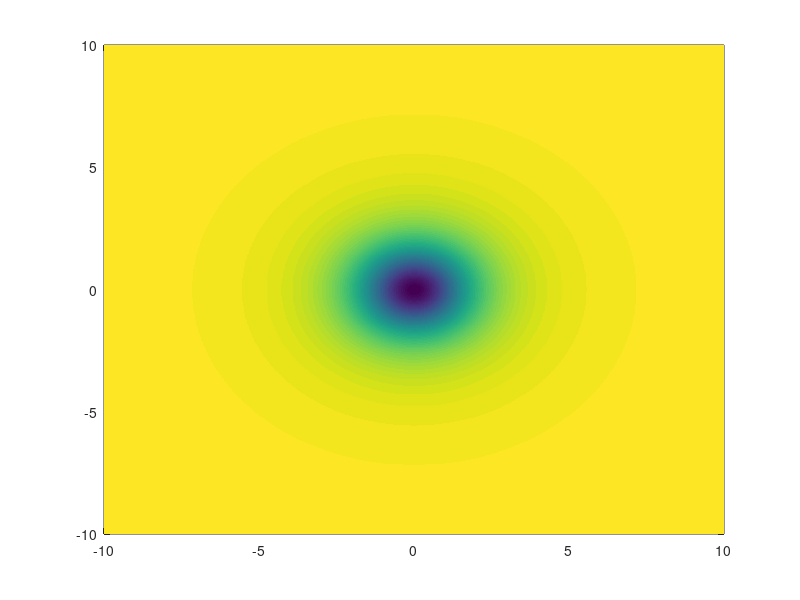

Source code (MATLAB): (Note: this script raises an error after producing the figure.)
% Risolviamo l'equazione di Gross Pitaveskii tramite il metodo di
% Strang Splitting,
% ∂tΨ = (i/2)∇^2Ψ+(i/2)(1-|Ψ|^2)Ψ
% Condizioni al bordo di Neumann omogenee Ψ' = 0
% Condizioni iniziali U0
% Consideriamo un dominio quadrato
clear all
close all

m_x = 1000;
m_y = 1000;
m = m_x;
x_max = 10;
x_min = -10;
y_max = 10;
y_min = -10;
x = linspace(x_min,x_max,m_x);
y = linspace(y_min,y_max,m_y);
[A,B] = meshgrid(x,y);
A = flip(A);
B = flip(B);
% Discretizzazione spaziale analoga per entrambe le dimensioni
h = (x_max-x_min)/(m-1);

% N di livelli massimi
max_n_levels = 2;

%%%%%%%%%%%%%%%%%%%%%%%%%%%%%%%%%%%%%%%%%%%%%%%%%%%%%%%%%%%%%%%%%%%%%%%%%%%%%%
a(1) = 0.340107907001967147606775060166996;
b(1) = (((((722731008*a(1)-326467584)*a(1)-13427712)*a(1)+11551104)*a(1)+...
   834006)*a(1)-12183)/(((((2972712960*a(1)-1362493440)*a(1)-8744960)*...
                          a(1)+19299840)*a(1)+8788080)*a(1)-174580);
a(2) = a(1)*b(1) - 1/4*a(1);
b(2) = ((((737280*a(1)+209920)*a(1)-134720)*a(1)-8960)*b(1)+...
   ((-364544*a(1)+70144)*a(1)+18256)*a(1)+393)/((2457600*a(1)-537600)*...
                                                a(1)-105600);
a(3) = a(1)*(192*b(2)-48*b(1)+16*a(1)+5)/192;
b(3) = ((61440*a(1)-9600)*b(2)+((-30720*a(1)+640)*a(1)+560)*b(1)+(8448*a(1)-...
     1056)*a(1)-21)/(368640*a(1)-92160);
a(4) = a(1)*(4608*b(3)-1152*b(2)+(384*a(1)+120)*b(1)-128*a(1)-7)/4608;
% Condizione iniziale di un vortice stazionario centrato in un punto (x0,y0)
 initial.type = "sin"
x0 = 0; y0 = 0;
initial.x0 = x0;
initial.y0 = y0;
R2 = (A-x0).^2+(B-y0).^2;
rho = (((a(4)*R2+a(3)).*R2+a(2)).*R2+a(1)).*R2./...
       ((((a(4)*R2+b(3)).*R2+b(2)).*R2+b(1)).*R2+1);
psi = sqrt(rho).*exp(-1i*atan2(B-y0,A-x0));
%%%%%%%%%%%%%%%%%%%%%%%%%%%%%%%%%%%%%%%%%%%%%%%%%%%%%%%%%%%%%%%%%%%%%%%%%%%%%%%


% Plottiamo |Ψ0|^2
InitMod = (real(psi).^2+imag(psi).^2);
U0 = psi;
set(gcf, 'WindowState', 'fullscreen');
%shading flat
Q = pcolor(A,B,InitMod)
set(Q, 'EdgeColor', 'none')
colormap parula
colorbar
axis square
saveas(gcf,'1000Sin.png')

tin = 0;
tstar = 120;
tm = 4000;
k = (tstar-tin)/(tm-1);
tspan = linspace(tin,tstar,tm);

D_x_kron = spdiags(ones(m,1)*[1,-2,1],[-1,0,1],m,m);
% Condizioni al bordo (Neumann omogenee)
D_x_kron(1,2) = 2;
D_x_kron(m,m-1) = 2;
D_x_kron = ((1i)/2)*(1/(h^2))*D_x_kron;
D_y_kron = D_x_kron;
%%%%%%%%%%%%%%%%%%%%%%%%%%%%%%%%%%%%%%%%%%%%%%%%%%%%%%%%%%%%%%%%%%%%%%%%%%%%%%%%
% Calcolo esplicito del Laplaciano secondo le differenze finite
LAP = kron(speye(m,m),D_y_kron)+kron(D_x_kron,speye(m,m));
%%%%%%%%%%%%%%%%%%%%%%%%%%%%%%%%%%%%%%%%%%%%%%%%%%%%%%%%%%%%%%%%%%%%%%%%%%%%%%%%
% Calcolo prima del ciclo degli esponenziali di matrice per il 2° passo di Strang Splitting
E_y = expm(k*D_y_kron);
E_x = transpose(expm(k*D_x_kron));
% Condizione iniziale
U = U0;

for p = 2:tm
  p
  tic
  % Salviamoci il valore della soluzione al passo precedente
  U_before = U;
  % Metodo di Strang Splitting
  U_onethird = exp((k/2)*(1i/2)*(1-(real(U).^2+imag(U).^2))).*U;
  U_twothird = E_y*U_onethird*E_x;
  U = exp((k/2)*((1i)/2)*(1-(real(U_twothird).^2+imag(U_twothird).^2))).*U_twothird;
  modules = sqrt(real(U).^2+imag(U).^2);
  % Flagging dei punti per cui |Ψ| <= 1/2 e dei punti limitrofi (secondo LUMR)
  flagged_modules = (modules <= 1/2);
  [row,col,flagged_Mat] = flagger2(flagged_modules);
  
  % Generiamo in partenza il livello 1, quello "completo" del problema
  s.values = [m_y,1;1,m_x];
  % Salviamoci i meshgrid del problema originale
  s.Xmesh = A;
  s.Ymesh = B;
  % Definiamo inoltre la posizione nel dominio del livello (le coordinate identificano
  % la posizione fisica nel dominio discretizzato)
  % Per livello 1
  s.domain_position = [y_max,y_min;x_min,x_max];
  % Per il livello 1 la soluzione nel timestep è quella calcolata mediante Strang-Splitting
  % (Successivamente verranno iniettati i valori nuovi dal livello 2)
  s.sol_before_timestep = U_before;
  s.sol_after_timestep = U;
  
  %%%%%%%%%%%%%%%%%%%%%%%%%%%%%%%%%%%%%%%%%%%%%%%%%%%%%%%%%%%%%%%%%%%%%%%%%%%%%%
  % Salviamo anche le derivate temporali prima del timestep e dopo del timestep
  % DOBBIAMO TRASFORMARE IN FORMA VETTORIALE ED UTILIZZARE IL LAPLACIANO COMPLETO
  s.der_before_timestep = reshape(LAP*U_before(:)+...
                          ((1i)/2)*(1-(real(U_before(:)).^2+imag(U_before(:)).^2))...
                          .*U_before(:),m,m);
  s.der_after_timestep = reshape(LAP*U(:)+...
                          ((1i)/2)*(1-(real(U(:)).^2+imag(U(:)).^2)).*U(:),m,m);
  %%%%%%%%%%%%%%%%%%%%%%%%%%%%%%%%%%%%%%%%%%%%%%%%%%%%%%%%%%%%%%%%%%%%%%%%%%%%%%
  % Salviamo il tutto nella struttura level
  level{1,1} = s;
  % Ora generiamo un array che definisca la prima posizione libera nel livello i-esimo
  first_free_in_lvl = ones(1,max_n_levels);
  % Il primo livello è stato generato, perciò aggiorniamo la prima componente
  first_free_in_lvl(1) = 2;
  
  % Per livello successivo
  % structure_refinement_lvl3(level,Matrice padre,Livello di lavoro,Posizione del padre in level{Livello-1,Posizione},first_free_in_lvl)
  [level,first_free_in_lvl] = structure_refinement_lvl3(level,flagged_Mat,2,1,first_free_in_lvl,row,col);

  % Ora, andiamo a risolvere il problema nei vari sottolivelli 2
  for no = 1:first_free_in_lvl(2)-1
    %       sublevel_solver(level,timestep,tspan,lvl,posizione in level{lvl,} dell'elemento di lavoro)
    %%%%%%%%%%%%%%%%%%%%%%%%%%%%%%%%%%%%%%%%%%%%%%%%%%%%%%%%%%%%%%%%%%%%%%%%%%%%%%%%%%%%%
    level = sublevel_solver(level,p,tspan,initial,2,no);
    % Iniettiamo ora la soluzione del sottolivello nella soluzione padre
    %level = sol_injection(level,2,no);
    % PROTOTIPO
    level = sol_injection(level,2,no);
    %%%%%%%%%%%%%%%%%%%%%%%%%%%%%%%%%%%%%%%%%%%%%%%%%%%%%%%%%%%%%%%%%%%%%%%%%%%%%%%%%%
    % AGGIORNIAMO ORA LA DERIVATA AL TEMPO "FINALE"
    U = level{1,1}.sol_after_timestep;
    level{1,1}.der_after_timestep = reshape(LAP*U(:)+((1i)/2)*(1-(real(U(:)).^2+imag(U(:)).^2))...
                                    .*U(:),m,m);
  end

  U = level{1,1}.sol_after_timestep;
  %%%%%%%%%%%%%%%%%%%%%%%%%%%%%%%%%%%%%%%%%%%%%%%%%%%%%%%%%%%%%%%%%%%%%%%%%%%%%%
  % Plotting della soluzione aggiornata
  modules2 = (real(U).^2+imag(U).^2);
  
  %axis equal
  if(p == 1000 | p == 2000 | p == 3000 | p == 4000)
      pause(2)
      set(gcf, 'WindowState', 'fullscreen');
      shading flat
      pcolor(A,B,modules2)
      %axis equal
      colormap parula
      %axis equal
      for no = 1:first_free_in_lvl(2)-1
         hold on
         %axis equal
         pcolor(level{2,no}.Xmesh,level{2,no}.Ymesh,level{2,no}.modules2)
         colormap parula
      end
      colorbar
      pause(2)
  end
  axis square
  %%%%%%%%%%%%%%%%%%%%%%%%%%%%%%%%%%%%%%%%
  if(p == 1000)  
    saveas(gcf,'SecondTra.png')
  end
  if(p == 2000)
      saveas(gcf,'ThirdTra.png')
  end
  if(p == 3000)
      saveas(gcf,'FourthTra.png')
  end  
  if(p == 4000)  
    saveas(gcf,'FifthTra.png')
  end  
  %pause(0.1)
  %%%%%%%%%%%%%%%%%%%%%%%%%%%%%%%%%%%%%%%%
  %%%%%%%%%%%%%%%%%%%%%%%%%%%%%%%%%%%%%%%%%%%%%%%%%%%%%%%%%%%%%%%%%%%%%%%%%%%%%%
  % Elimininamo il contenuto di level e il resto al fine di ogni iterazione
  clear level;
  clear s;
  clear U_before;
  clear row;
  clear col;
  toc
end

